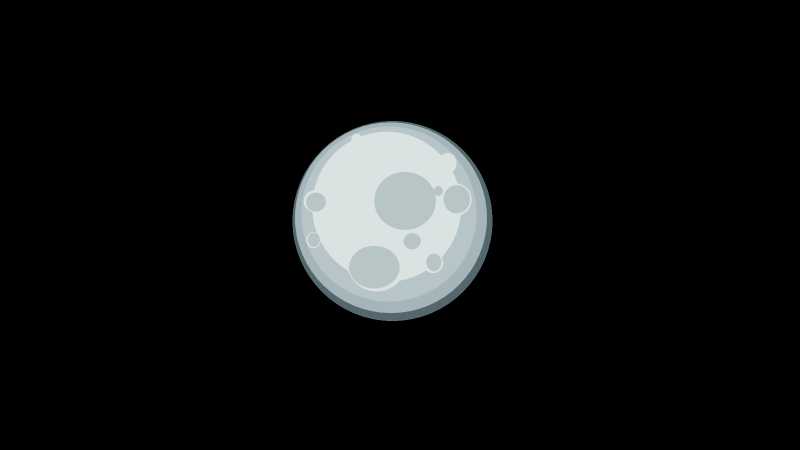
%> input picture LunarLanderGame/orbitBackground.jpg, 1600 x 900 px (shown at 1/2 size)
$ octave LunarOrbit.m   (GNU Octave 9; MATLAB toolbox functions it lacks are replaced by stand-ins)
%> lines starting %> are read from the running program, lines starting %| are printed output that depends on the picture
%Lunar Orbit
%%
clear
clc

FigureSetup
global lem h
lem = imread('lunarLander.jpg');


%plotting of moon
t=0:.01:10;
moonx=1079.4.*cos(t);
moony=1079.4.*sin(t);

initialorbit
%functions
function FigureSetup()
figure('position', [0,0,1600,900]);
plot((1:10).^2,'r')
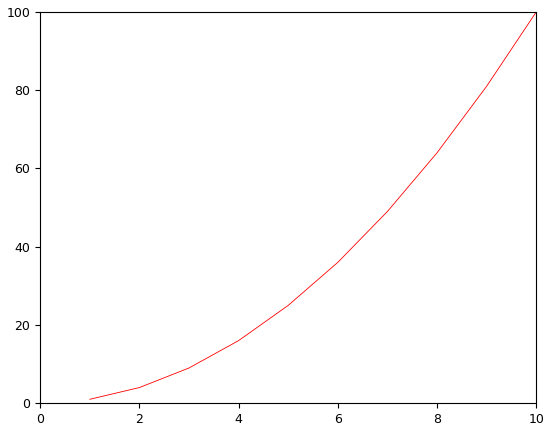
%> figure redrawn from the program's plot data; curve peaks at x = 10, y = 100
orbitbackground = imread('orbitBackground.jpg');
%> orbitbackground is the input picture: size 900x1600x3 uint8; mean R, G, B 16.2, 17.4, 17.5
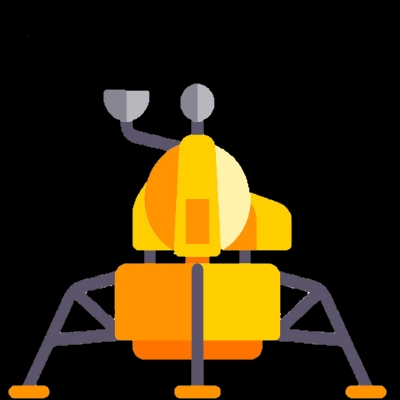
%> input picture LunarLanderGame/lunarLander.jpg, 400 x 400 px
%> further down, lem is the input picture: size 400x400x3 uint8; mean R, G, B 53.5, 39.5, 11.4
imshow(orbitbackground);
end

function initialorbit
global lem h SHIP

end
